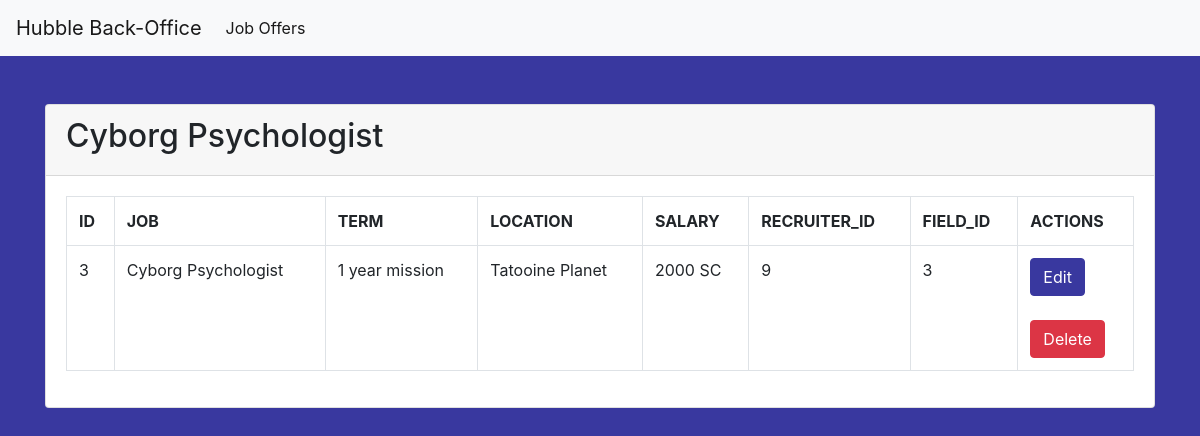
Page /admin/show.php?id=3 on the committed database.
### tables this page shows
CREATE TABLE `job` (
  `id` int(11) NOT NULL AUTO_INCREMENT,
  `need_validation` tinyint(1) NOT NULL,
  `duration` varchar(20) NOT NULL,
  `location` varchar(50) NOT NULL,
  `name` varchar(100) NOT NULL,
  `salary` varchar(15) NOT NULL,
  `description` varchar(1000) NOT NULL,
  `picture` varchar(100) NOT NULL,
  `field_id` int(11) NOT NULL,
  `recruiter_id` int(11) DEFAULT NULL,
  `company_id` int(11) DEFAULT NULL,
  PRIMARY KEY (`id`),
  KEY `IDX_FBD8E0F8443707B0` (`field_id`),
  KEY `IDX_FBD8E0F8156BE243` (`recruiter_id`),
  KEY `IDX_FBD8E0F8979B1AD6` (`company_id`),
  CONSTRAINT `FK_FBD8E0F8156BE243` FOREIGN KEY (`recruiter_id`) REFERENCES `recruiter` (`id`),
  CONSTRAINT `FK_FBD8E0F8443707B0` FOREIGN KEY (`field_id`) REFERENCES `field` (`id`),
  CONSTRAINT `FK_FBD8E0F8979B1AD6` FOREIGN KEY (`company_id`) REFERENCES `company` (`id`)
);

### admin/show.php (the view, shortened to what this page needs)
<?php
require '../includes/db.php';
$sql = 'SELECT
          `id`, `name`, `duration`, `location`, `salary`, `recruiter_id`, `field_id`
        FROM
          `job`
        WHERE
          id = :id
        ;';
$statement = $pdo->prepare($sql);
$statement -> bindValue(':id', $_GET['id']);
$statement->execute();
$article = $statement->fetchAll(PDO::FETCH_ASSOC);
require 'header.php';
?>
<div class="container">
	<div class="card mt-5">
		<div class="card-header">
			<?php foreach($article as $art): ?>
			<h2><?= $art['name']?></h2>
		</div>
		<div class="card-body">
			<table class="table table-bordered">
				<tr>
					<th>ID</th>
					<th>JOB</th>
					<th>TERM</th>
					<th>LOCATION</th>
					<th>SALARY</th>
					<th>RECRUITER_ID</th>
					<th>FIELD_ID</th>
					<th>ACTIONS</th>
				</tr>
				<tr>
					<td><?= $_GET['id']?></td>
					<td><?= $art['name']?></td>
					<td><?= $art['duration']?></td>
					<td><?= $art['location']?></td>
					<td><?= $art['salary']?></td>
					<td><?= $art['recruiter_id']?></td>
					<td><?= $art['field_id']?></td>
					<td>
						<a href="edit.php?id=<?=$_GET['id']?>" class="btn btn-info" style="background-color: #39389F !important; border-color: #39389F !important;">Edit</a><br><br>
						<a href="delete.php?id=<?=$_GET['id']?>" class='btn btn-danger'>Delete</a>
					</td>
				</tr>
				<?php endforeach; ?>
			</table>
		</div>
	</div>
</div>
<?php
require 'footer.php';

### rows in the picture
job: name "Cyborg Psychologist", duration "1 year mission", location "Tatooine Planet", salary "2000 SC", recruiter "9", field "3"
